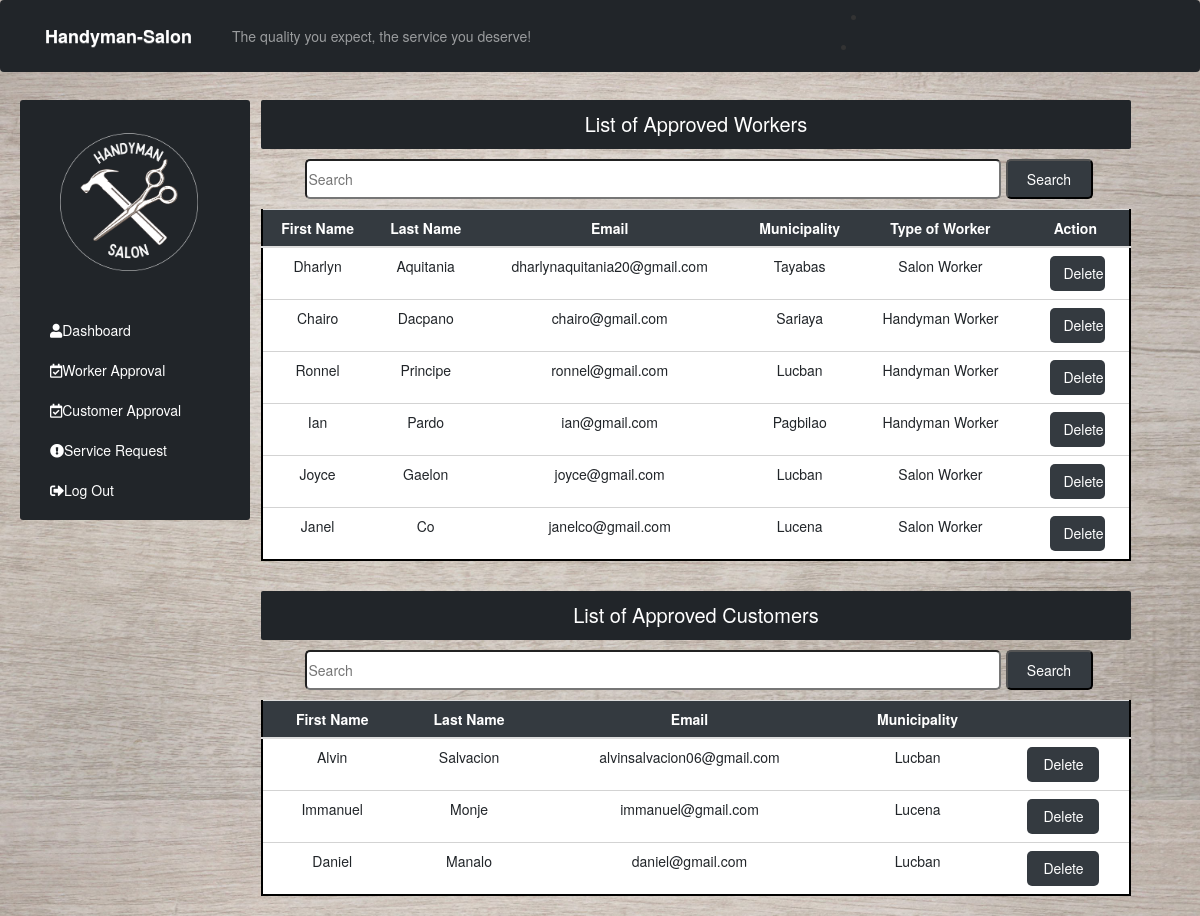
/Admin/dashboard.php, run on the app's committed database.
### tables this page shows
CREATE TABLE `workerslogin_tb` (
  `w_login_id` int(11) NOT NULL,
  `w_fname` varchar(60) NOT NULL,
  `w_lname` varchar(60) NOT NULL,
  `w_birthday` date NOT NULL,
  `w_gender` varchar(60) NOT NULL,
  `w_municipality` varchar(60) NOT NULL,
  `w_number` varchar(60) NOT NULL,
  `w_email` varchar(60) NOT NULL,
  `w_password` varchar(60) NOT NULL,
  `w_role` varchar(60) NOT NULL,
  `w_file` varchar(60) NOT NULL,
  `w_status` varchar(100) NOT NULL DEFAULT 'pending',
  `w_haircutprice` varchar(11) NOT NULL,
  `w_hair_color_price` varchar(11) NOT NULL,
  `w_manicure_price` varchar(11) NOT NULL,
  `w_pedicure_price` varchar(11) NOT NULL,
  `w_make_up_price` varchar(11) NOT NULL,
  `w_haircut` varchar(60) NOT NULL,
  `w_haircolor` varchar(60) NOT NULL,
  `w_manicure` varchar(60) NOT NULL,
  `w_pedicure` varchar(60) NOT NULL,
  `w_makeup` varchar(60) NOT NULL,
  `w_img` varchar(60) NOT NULL,
  `w_withdraw` varchar(100) NOT NULL DEFAULT 'pending'
);

CREATE TABLE `requesterlogin_tb` (
  `r_login_id` int(11) NOT NULL,
  `r_fname` varchar(60) NOT NULL,
  `r_lname` varchar(60) NOT NULL,
  `r_birthday` date NOT NULL,
  `r_gender` varchar(60) NOT NULL,
  `r_municipality` varchar(60) NOT NULL,
  `r_number` varchar(11) NOT NULL,
  `r_email` varchar(60) NOT NULL,
  `r_password` varchar(60) NOT NULL,
  `r_image` varchar(300) NOT NULL,
  `r_status` varchar(100) NOT NULL DEFAULT 'pending'
);

### Admin/dashboard.php (the view, shortened to what this page needs)
<?php
include('includess/head.php');
?>
      <div class="col-sm-8 col-md-9 ms-5" style=" position:absolute; left:18%;">
      <div class=" text-center">
      <p class="bg-dark text-white p-3" style="border-radius: 2px; font-size:20px;">List of Approved Workers</p>
        <?php
        if(isset($_POST['search'])){
                $valueToSearch = $_POST['valueToSearch'];
                $query = "SELECT * FROM workerslogin_tb WHERE Concat (w_fname,w_lname,w_municipality,w_Role) LIKE '%".$valueToSearch."%'";
                $search_result = filterTable($query);
              }else
              {
                  $query = "SELECT * FROM workerslogin_tb WHERE w_status='approved' ORDER BY w_login_id DESC ";
                  $search_result = filterTable($query);
              }
              function filterTable($query){
                  $connect = mysqli_connect("localhost","root","","finalprojecta");
                  $filter_Result = mysqli_query($connect, $query);
                  return $filter_Result;
              }
          if($search_result->num_rows > 0){
            echo'
            <form action="dashboard.php" method="POST">
            <table class="table">
              <thead>
                <tr>
                  <thead><input class="search mb-3";  type="text" name="valueToSearch" placeholder="Search"></input>
                   <input class="search1 mb-3";  type="submit" name="search" value="Search"></input>  </thead>
                  <th scope= "col">First Name</th>
                  <th scope= "col">Last Name</th>
                  <th scope= "col">Email</th>
                  <th scope= "col">Municipality</th>
                  <th scope= "col">Type of Worker</th>
                  <th scope= "col">Action</th>
                </tr>
              </thead>
              <tbody>';
                while($row = $search_result->fetch_assoc()){
                echo '<tr>';
                echo  '<td>'.$row["w_fname"]. '</td>';
                echo  '<td>'.$row["w_lname"]. '</td>';
                echo  '<td>'.$row["w_email"]. '</td>';
                echo  '<td>'.$row["w_municipality"]. '</td>';
                echo  '<td>'.$row["w_role"]. '</td>';
                echo '<td>';
                echo '
                <a href="dashboard.php? w_login_id='.$row['w_login_id'].' "class="btn">Delete</a>
                </td>';
                }
              echo'</tbody>
            </table> </form>';
          }
        ?>
      </div>
      <div class="mt-5 text-center">
      <p class="bg-dark text-white p-3" style="border-radius: 2px; font-size:20px;">List of Approved Customers</p>
        <?php
          if(isset($_POST['searchs'])){
            $valueToSearchs = $_POST['valueToSearchs'];
            $query = "SELECT * FROM requesterlogin_tb WHERE Concat (r_fname,r_lname,r_municipality) LIKE '%".$valueToSearchs."%'";
            $search_result = filtersTable($query);
          }else
          {
              $query = "SELECT * FROM requesterlogin_tb WHERE r_status='approved' ORDER BY r_login_id DESC";
              $search_result = filtersTable($query);
          }
          function filtersTable($query){
              $connect = mysqli_connect("localhost","root","","finalprojecta");
              $filter_Result = mysqli_query($connect, $query);
              return $filter_Result;
          }
      if($search_result->num_rows > 0){
            echo'
            <form action="dashboard.php" method="POST">
            <table class="table">
              <thead>
                <tr>
                <thead><input class="search mb-3";  type="text" name="valueToSearchs" placeholder="Search"></input>
                <input class="search1 mb-3";  type="submit" name="searchs" value="Search"></input>  </thead>
                  <th scope= "col">First Name</th>
                  <th scope= "col">Last Name</th>
                  <th scope= "col">Email</th>
                  <th scope= "col">Municipality</th>
                  <th scope= "col"></th>
                </tr>
              </thead>
              <tbody>';
              while($row = $search_result->fetch_assoc()){
                echo '<tr>';
                echo  '<td>'.$row["r_fname"]. '</td>';
                echo  '<td>'.$row["r_lname"]. '</td>';
                echo  '<td>'.$row["r_email"]. '</td>';
                echo  '<td>'.$row["r_municipality"]. '</td>';
                echo '<td>';
                echo '
                <a href="dashboard.php? r_login_id='.$row['r_login_id'].' "class="btn">Delete</a>
                </td>';
                }
              echo'</tbody>
            </table> </form>';
          }
        ?>
      </div>
    </div>
  <?php  include('includess/foot.php')?>

### Admin/includess/head.php (shortened to what this page needs)
<!DOCTYPE html>
<html lang="en">
<head>
<link rel="stylesheet" href="../css/bootstrap.css">
<link rel="stylesheet" href="../css/custom.css">
<link rel="stylesheet" href="../css/styles.css">
<link rel="stylesheet" href="https://use.fontawesome.com/releases/v5.15.4/css/all.css">
<link rel="stylesheet" href="https://maxcdn.bootstrapcdn.com/bootstrap/3.3.5/css/bootstrap.min.css">
<link rel="stylesheet" href="https://maxcdn.bootstrapcdn.com/bootstrap/3.3.5/css/bootstrap-theme.min.css">
<link rel="stylesheet" href="https://cdnjs.cloudflare.com/ajax/libs/bootstrap-multiselect/0.9.13/css/bootstrap-multiselect.css">
</head>
<body>
<nav class="navbar navbar-expand-lg navbar-dark bg-dark fixed-top" style="position: fixed;">
<div class="container fluid" >
  <a href="../index.php" class="navbar-brand">Handyman-Salon</a>
  <span class="navbar-text">The quality you expect, the service you deserve!</span>
    <div class="collapse navbar-collapse text-center" id="myMenu">
        <ul class="navbar-nav ms-3 mb-2 mb-lg-0">
            <li class="nav-item"><a href="#" class="nav-link"></a></li>
              </ul>
            <li class="nav-item"><a href="#About Us" class="nav-link"></a></li>
            <li class="nav-item"><a href="#Contacts" class="nav-link"></a></li>
  </div>
</div>
</nav>
    <div class="container fluid " style="margin-top: 100px; margin-left:20px;">
    <div class="row" >
      <nav class="col-sm-2 bg-dark sidebar " style="width: 230px;  border-radius:3px; " >
        <div class="sidebar-sticky" >
          <ul class="nav flex-column my-3">
          <img src="../Worker/Images/thesislogo.png" alt="thesislogo" style="width:60%; position:absolute; left:40px; top:30px"></a>
            <li class="nav-item" style="margin-top: 200px;"><a class="nav-link" href="dashboard.php">
              <i class="fas fa-user"></i>Dashboard</a></li>
            <li class="nav-item"><a href="ViewProfile.php" class="nav-link">
              <i class="far fa-calendar-check"></i>Worker Approval</a></li>
              <li class="nav-item"><a href="listofCustomer.php" class="nav-link">
              <i class="far fa-calendar-check"></i>Customer Approval</a></li>
            <li class="nav-item"><a href="servicerequest.php" class="nav-link">
              <i class="fas fa-exclamation-circle"></i>Service Request</a></li>
            <li class="nav-item"><a href="../logout.php" class="nav-link">
              <i class="fas fa-sign-out-alt"></i>Log Out</a></li>
          </ul>
        </div>
      </nav>

### Admin/includess/foot.php (shortened to what this page needs)
</div>
</div>
</body>
</html>
</body>
</html>

### css/custom.css (style rules this page uses)
.navbar-brand { font-family: 'Ubuntu', sans-serif; font-size: 2em; font-weight: bold; }

### css/styles.css (style rules this page uses)
.navbar { position: absolute; background: transparent; width: 100%; z-index: 10; border-bottom: 1px solid rgba(255, 255, 255, 0.3); }
.navbar-brand { font-family: var(--Noto-Sans); font-size: 2rem; font-weight: bold ; color: white!important; }
.nav-link { color: white!important; font-family: var(--Spectral); }

### Admin/includess/head.php (style rules this page uses)
body { background-image:url(Image/H9.jpg); background-size:cover; }

### Admin/dashboard.php (style rules this page uses)
th { position: relative; text-align: center; }
.table { background-color: white; border: 2px solid black; }
.table th { background-color: #343a40; color: white; font-size: 14px; }
.table th, td,thead { border-bottom: 1px solid lightgray; }
.search { width: 80%; height: 40px; margin-left: 5px; border-radius: 5px; }
.search1 { width: 10%; height: 40px; margin-left: 5px; background-color: #343a40; color: white; border-radius: 5px; }
.btn { width: 60%; height: 35px; margin-left: 5px; background-color: #343a40; color: white; border-radius: 5px; }

### data on the page
workerslogin_tb: w_fname "Dharlyn", w_lname "Aquitania", w_email "dharlynaquitania20@gmail.com", w_municipality "Tayabas", w_role "Salon Worker"
workerslogin_tb: w_fname "Chairo", w_lname "Dacpano", w_email "chairo@gmail.com", w_municipality "Sariaya", w_role "Handyman Worker"
workerslogin_tb: w_fname "Ronnel", w_lname "Principe", w_email "ronnel@gmail.com", w_municipality "Lucban", w_role "Handyman Worker"
workerslogin_tb: w_fname "Ian", w_lname "Pardo", w_email "ian@gmail.com", w_municipality "Pagbilao", w_role "Handyman Worker"
workerslogin_tb: w_fname "Joyce", w_lname "Gaelon", w_email "joyce@gmail.com", w_municipality "Lucban", w_role "Salon Worker"
workerslogin_tb: w_fname "Janel", w_lname "Co", w_email "janelco@gmail.com", w_municipality "Lucena", w_role "Salon Worker"
requesterlogin_tb: r_fname "Alvin", r_lname "Salvacion", r_email "alvinsalvacion06@gmail.com", r_municipality "Lucban"
requesterlogin_tb: r_fname "Immanuel", r_lname "Monje", r_email "immanuel@gmail.com", r_municipality "Lucena"
requesterlogin_tb: r_fname "Daniel", r_lname "Manalo", r_email "daniel@gmail.com", r_municipality "Lucban"
